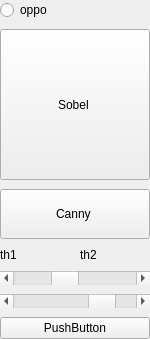
         <widget class="QWidget" name="EdgeDetection">
          <property name="geometry">
           <rect>
            <x>0</x>
            <y>0</y>
            <width>150</width>
            <height>339</height>
           </rect>
          </property>
          <attribute name="label">
           <string>Edge </string>
          </attribute>
          <layout class="QVBoxLayout" name="verticalLayout_7">
           <property name="spacing">
            <number>9</number>
           </property>
           <property name="leftMargin">
            <number>0</number>
           </property>
           <property name="topMargin">
            <number>0</number>
           </property>
           <property name="rightMargin">
            <number>0</number>
           </property>
           <property name="bottomMargin">
            <number>0</number>
           </property>
           <item>
            <widget class="QRadioButton" name="radioButton">
             <property name="text">
              <string>oppo</string>
             </property>
            </widget>
           </item>
           <item>
            <widget class="QPushButton" name="sobelButton">
             <property name="sizePolicy">
              <sizepolicy hsizetype="Minimum" vsizetype="Expanding">
               <horstretch>0</horstretch>
               <verstretch>0</verstretch>
              </sizepolicy>
             </property>
             <property name="text">
              <string>Sobel </string>
             </property>
             <property name="checkable">
              <bool>true</bool>
             </property>
            </widget>
           </item>
           <item>
            <layout class="QVBoxLayout" name="verticalLayout_6">
             <item>
              <widget class="QPushButton" name="cannyButton">
               <property name="sizePolicy">
                <sizepolicy hsizetype="Minimum" vsizetype="Expanding">
                 <horstretch>0</horstretch>
                 <verstretch>0</verstretch>
                </sizepolicy>
               </property>
               <property name="text">
                <string>Canny </string>
               </property>
               <property name="checkable">
                <bool>true</bool>
               </property>
              </widget>
             </item>
             <item>
              <layout class="QHBoxLayout" name="horizontalLayout_13">
               <item>
                <widget class="QLabel" name="cannyThreshold1Label">
                 <property name="text">
                  <string>th1</string>
                 </property>
                </widget>
               </item>
               <item>
                <widget class="QLabel" name="cannyThreshold2Label">
                 <property name="text">
                  <string>th2</string>
                 </property>
                </widget>
               </item>
              </layout>
             </item>
             <item>
              <widget class="QScrollBar" name="cannyThreshold1ScrollBar">
               <property name="sizePolicy">
                <sizepolicy hsizetype="Expanding" vsizetype="Fixed">
                 <horstretch>0</horstretch>
                 <verstretch>0</verstretch>
                </sizepolicy>
               </property>
               <property name="minimum">
                <number>1</number>
               </property>
               <property name="maximum">
                <number>250</number>
               </property>
               <property name="value">
                <number>100</number>
               </property>
               <property name="orientation">
                <enum>Qt::Horizontal</enum>
               </property>
              </widget>
             </item>
             <item>
              <widget class="QScrollBar" name="cannyThreshold2ScrollBar">
               <property name="sizePolicy">
                <sizepolicy hsizetype="Expanding" vsizetype="Fixed">
                 <horstretch>0</horstretch>
                 <verstretch>0</verstretch>
                </sizepolicy>
               </property>
               <property name="minimum">
                <number>1</number>
               </property>
               <property name="maximum">
                <number>255</number>
               </property>
               <property name="value">
                <number>200</number>
               </property>
               <property name="orientation">
                <enum>Qt::Horizontal</enum>
               </property>
              </widget>
             </item>
             <item>
              <widget class="QPushButton" name="packageDetect">
               <property name="text">
                <string>PushButton</string>
               </property>
               <property name="checkable">
                <bool>true</bool>
               </property>
              </widget>
             </item>
            </layout>
           </item>
          </layout>
         </widget>
